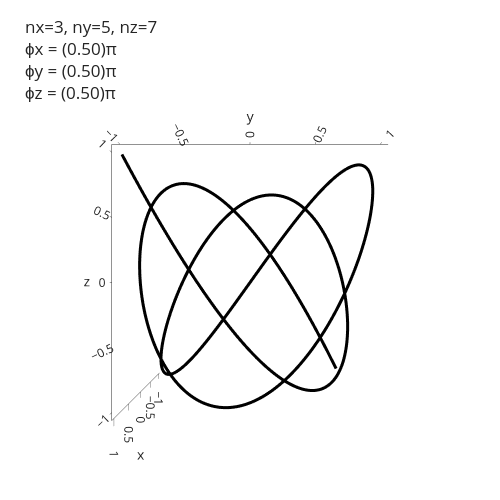
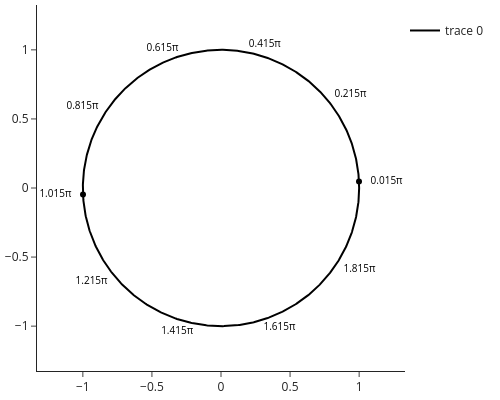

Source (notebook cell) for these figures, in order:
### Code cell
Liss(3,5,7, np.pi/2,np.pi/2,np.pi/2, circle=1)

### Figure 1 — Plotly figure (JSON) as saved in the notebook; plotly's stock layout.template omitted (floating-point values rounded to 4 significant figures; data arrays with more than 128 entries replaced by an {"elided": "..."} marker saying what was removed)
{"data": [{"line": {"color": "black", "width": 6}, "mode": "lines", "type": "scatter3d", "x": {"elided": "780 float values"}, "y": {"elided": "780 float values"}, "z": {"elided": "780 float values"}}], "layout": {"height": 500, "legend": {"x": 0.805, "y": 0.85}, "margin": {"b": 0, "l": 0, "r": 0, "t": 65}, "scene": {"camera": {"eye": {"x": 2.4, "y": 0, "z": 0}, "up": {"x": 0, "y": 0, "z": 1}}}, "title": {"text": "nx=3, ny=5, nz=7<br>ϕx = (0.50)π<br>ϕy = (0.50)π<br>ϕz = (0.50)π"}, "width": 500}}

### Figure 2 — Plotly figure (JSON) as saved in the notebook; plotly's stock layout.template omitted (floating-point values rounded to 4 significant figures; data arrays with more than 128 entries replaced by an {"elided": "..."} marker saying what was removed)
{"data": [{"line": {"color": "black", "width": 2}, "type": "scatter", "x": {"elided": "780 float values"}, "y": {"elided": "780 float values"}}, {"mode": "text", "showlegend": false, "text": ["0.015π", "0.215π", "0.415π", "0.615π", "0.815π", "1.015π", "1.215π", "1.415π", "1.615π", "1.815π"], "textfont": {"color": "black", "size": 10}, "textposition": "middle center", "type": "scatter", "x": [1.199, 0.937, 0.3173, -0.4235, -1.003, -1.199, -0.937, -0.3173, 0.4235, 1.003], "y": [0.05025, 0.6748, 1.042, 1.011, 0.5935, -0.05025, -0.6748, -1.042, -1.011, -0.5935]}, {"marker": {"color": "black", "size": 6}, "mode": "markers", "showlegend": false, "type": "scatter", "x": [0.9989, -0.9989], "y": [0.04653, -0.04653]}], "layout": {"height": 400, "legend": {"x": 1, "y": 0.97}, "margin": {"b": 5, "l": 5, "r": 95, "t": 5}, "width": 500, "yaxis": {"scaleanchor": "x", "scaleratio": 1}}}
